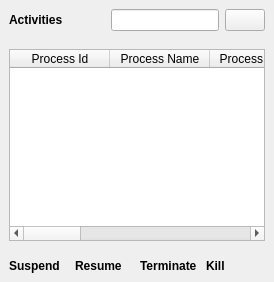
           <widget class="QWidget" name="Activities">
            <layout class="QVBoxLayout" name="verticalLayout_8">
             <property name="spacing">
              <number>0</number>
             </property>
             <property name="leftMargin">
              <number>0</number>
             </property>
             <property name="topMargin">
              <number>0</number>
             </property>
             <property name="rightMargin">
              <number>0</number>
             </property>
             <property name="bottomMargin">
              <number>0</number>
             </property>
             <item>
              <widget class="QFrame" name="frame_7">
               <property name="sizePolicy">
                <sizepolicy hsizetype="Preferred" vsizetype="Maximum">
                 <horstretch>0</horstretch>
                 <verstretch>0</verstretch>
                </sizepolicy>
               </property>
               <property name="frameShape">
                <enum>QFrame::NoFrame</enum>
               </property>
               <property name="frameShadow">
                <enum>QFrame::Raised</enum>
               </property>
               <layout class="QHBoxLayout" name="horizontalLayout_8">
                <property name="spacing">
                 <number>0</number>
                </property>
                <property name="leftMargin">
                 <number>0</number>
                </property>
                <property name="topMargin">
                 <number>0</number>
                </property>
                <property name="rightMargin">
                 <number>0</number>
                </property>
                <property name="bottomMargin">
                 <number>0</number>
                </property>
                <item>
                 <widget class="QFrame" name="frame_10">
                  <property name="frameShape">
                   <enum>QFrame::NoFrame</enum>
                  </property>
                  <property name="frameShadow">
                   <enum>QFrame::Raised</enum>
                  </property>
                  <layout class="QGridLayout" name="gridLayout_7">
                   <item row="0" column="0">
                    <widget class="QLabel" name="label_48">
                     <property name="font">
                      <font>
                       <bold>true</bold>
                      </font>
                     </property>
                     <property name="text">
                      <string>Activities</string>
                     </property>
                    </widget>
                   </item>
                  </layout>
                 </widget>
                </item>
                <item alignment="Qt::AlignRight">
                 <widget class="QFrame" name="frame_11">
                  <property name="frameShape">
                   <enum>QFrame::NoFrame</enum>
                  </property>
                  <property name="frameShadow">
                   <enum>QFrame::Raised</enum>
                  </property>
                  <layout class="QHBoxLayout" name="horizontalLayout_9">
                   <item>
                    <widget class="QLineEdit" name="lineEdit"/>
                   </item>
                   <item>
                    <widget class="QPushButton" name="pushButton_8">
                     <property name="text">
                      <string/>
                     </property>
                     <property name="icon">
                      <iconset resource="src.qrc">
                       <normaloff>:/icons/icons/search.svg</normaloff>:/icons/icons/search.svg</iconset>
                     </property>
                    </widget>
                   </item>
                  </layout>
                 </widget>
                </item>
               </layout>
              </widget>
             </item>
             <item>
              <widget class="QFrame" name="frame_8">
               <property name="sizePolicy">
                <sizepolicy hsizetype="Preferred" vsizetype="Expanding">
                 <horstretch>0</horstretch>
                 <verstretch>0</verstretch>
                </sizepolicy>
               </property>
               <property name="frameShape">
                <enum>QFrame::NoFrame</enum>
               </property>
               <property name="frameShadow">
                <enum>QFrame::Raised</enum>
               </property>
               <layout class="QVBoxLayout" name="verticalLayout_9">
                <item>
                 <widget class="QTableWidget" name="tableWidget">
                  <column>
                   <property name="text">
                    <string>Process Id</string>
                   </property>
                  </column>
                  <column>
                   <property name="text">
                    <string>Process Name</string>
                   </property>
                  </column>
                  <column>
                   <property name="text">
                    <string>Process Status</string>
                   </property>
                  </column>
                  <column>
                   <property name="text">
                    <string>Suspend</string>
                   </property>
                  </column>
                  <column>
                   <property name="text">
                    <string>Started</string>
                   </property>
                  </column>
                  <column>
                   <property name="text">
                    <string>Resume</string>
                   </property>
                  </column>
                  <column>
                   <property name="text">
                    <string>Terminate</string>
                   </property>
                  </column>
                  <column>
                   <property name="text">
                    <string>Kill</string>
                   </property>
                  </column>
                 </widget>
                </item>
               </layout>
              </widget>
             </item>
             <item alignment="Qt::AlignBottom">
              <widget class="QFrame" name="frame_9">
               <property name="frameShape">
                <enum>QFrame::NoFrame</enum>
               </property>
               <property name="frameShadow">
                <enum>QFrame::Raised</enum>
               </property>
               <layout class="QHBoxLayout" name="horizontalLayout_10">
                <item>
                 <widget class="QLabel" name="label_50">
                  <property name="font">
                   <font>
                    <bold>true</bold>
                   </font>
                  </property>
                  <property name="text">
                   <string>Suspend</string>
                  </property>
                 </widget>
                </item>
                <item>
                 <widget class="QLabel" name="label_52">
                  <property name="font">
                   <font>
                    <bold>true</bold>
                   </font>
                  </property>
                  <property name="text">
                   <string>Resume</string>
                  </property>
                 </widget>
                </item>
                <item>
                 <widget class="QLabel" name="label_51">
                  <property name="font">
                   <font>
                    <bold>true</bold>
                   </font>
                  </property>
                  <property name="text">
                   <string>Terminate</string>
                  </property>
                 </widget>
                </item>
                <item>
                 <widget class="QLabel" name="label_53">
                  <property name="font">
                   <font>
                    <bold>true</bold>
                   </font>
                  </property>
                  <property name="text">
                   <string>Kill</string>
                  </property>
                 </widget>
                </item>
               </layout>
              </widget>
             </item>
            </layout>
           </widget>
